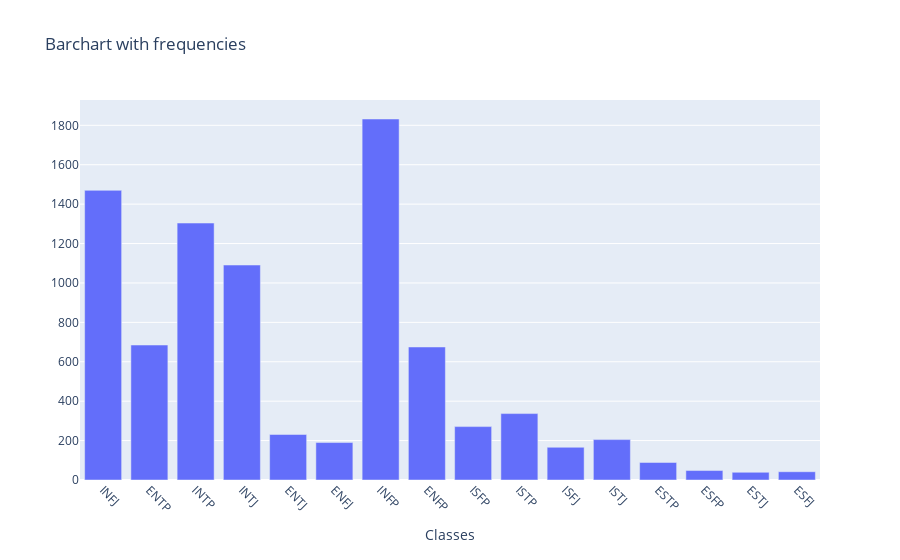

Notebook cell for this chart:
### Code cell
import csv
import numpy as np
import plotly.graph_objects as go
import plotly
import plotly.offline as py
from scipy.stats import multivariate_normal as g
py.init_notebook_mode(connected=True)

def seperate_classes(csv_obj):
    classes = {}

    for row in csv_obj:
        if row['type'] not in classes:
            classes[row['type']] = [row['posts']]
        else:
            classes[row['type']].append(row['posts'])
    
    return classes

def class_freq(clss):
    freqlist = []

    for key in clss.keys():
        freqlist.append(len(clss[key]))
    
    return freqlist

with open("../mbti_1.csv","r") as csvf:
    # dict has {type, posts} format
    csvreader = csv.DictReader(csvf)    #read csv as a dictionary

    classes = seperate_classes(csvreader)

    bar = go.Bar(
        x = list(classes.keys()),
        y = class_freq(classes)
    )

    layout = dict(
        title = "Barchart with frequencies",
        xaxis = dict(title = "Classes"),
        xaxis_tickangle = 45
    )

    fig = go.Figure(data = [bar], layout = layout)
    plotly.offline.iplot(fig)

"""This code needs to change to the new dataset preprocessing (not currently working)"""

# def separate_classes(csv_obj,classno):
#     # Separate features for each class in a dictionary, i.e star type
#     classes = {}    #classes contain every feature for each star type

#     for i in range(classno):
#         classes["".join(str(i))] = []
    
#     for row in csv_obj:
#         featdict = {}
#         for feature in row:
#             if feature != "Star type":
#                 featdict[feature] = row[feature]
#         classes[row['Star type']].append(featdict)
    
#     return classes

# def frequencies(clss):
#     # Find frequencies of feature vectors for each class
#     freqs = {}
#     for c in classes:
#        freqs[c] = len(classes[c])
    
#     return freqs

# def pdf(feature, type):
#     # Prepare plots for pdf of each class for selected feature
#     plots = []
#     color = ['(255, 0, 0','(0, 255, 0','(0, 0, 255','(231, 255, 92','(188, 0, 255','(0, 211, 255']

#     for cl in classes:
#         featlist = None
#         if type == 'int': featlist = [int(x[feature]) for x in classes[cl]]
#         elif type == 'float': featlist = [float(x[feature]) for x in classes[cl]]
#         else: featlist = [x[feature] for x in classes[cl]]

#         x1 = np.array(featlist)
#         xspace = np.linspace(x1.min(), x1.max())
#         yspace1 = g.pdf(xspace, mean=x1.mean(),cov=x1.std())

#         cr = color.pop()
#         plots.append(go.Scatter(x=xspace, y=yspace1, name="p(x|y=)".join(cl), marker_color='rgba'+cr+', .9)'))
    
#     return plots

# with open("../6_class_csv.csv","r") as csvf:
#     csvreader = csv.DictReader(csvf)    #read csv as a dictionary
    
#     classes = separate_classes(csvreader,6)
#     freqs = frequencies(classes)
    
#     # Perform GDA
#     # plots = pdf('Temperature (K)', 'int')
#     # layout = go.Layout(title='Star samples GE for p(x|y)', xaxis=dict(title='x'), yaxis=dict(title='p(x|y)'))
#     # fig = go.Figure(data=plots, layout=layout)
#     # plotly.offline.iplot(fig)

#     x1 = np.array([int(x['Temperature (K)']) for x in classes['0']])
#     xspace = np.linspace(x1.min(), x1.max())
#     yspace1 = g.pdf(xspace, mean=x1.mean(),cov=x1.std())

#     fig = go.Figure(data=[
#         go.Scatter(x=xspace, y=yspace1, name="p(x|y=)".join('0'), marker_color='rgba(44, 193, 93, .9)')
#     ])

#     plotly.offline.iplot(fig)

### Figure 1 — Plotly figure (JSON) as saved in the notebook; plotly's stock layout.template omitted (floating-point values rounded to 4 significant figures)
{"data": [{"type": "bar", "x": ["INFJ", "ENTP", "INTP", "INTJ", "ENTJ", "ENFJ", "INFP", "ENFP", "ISFP", "ISTP", "ISFJ", "ISTJ", "ESTP", "ESFP", "ESTJ", "ESFJ"], "y": [1470, 685, 1304, 1091, 231, 190, 1832, 675, 271, 337, 166, 205, 89, 48, 39, 42]}], "layout": {"title": {"text": "Barchart with frequencies"}, "xaxis": {"tickangle": 45, "title": {"text": "Classes"}}}}
